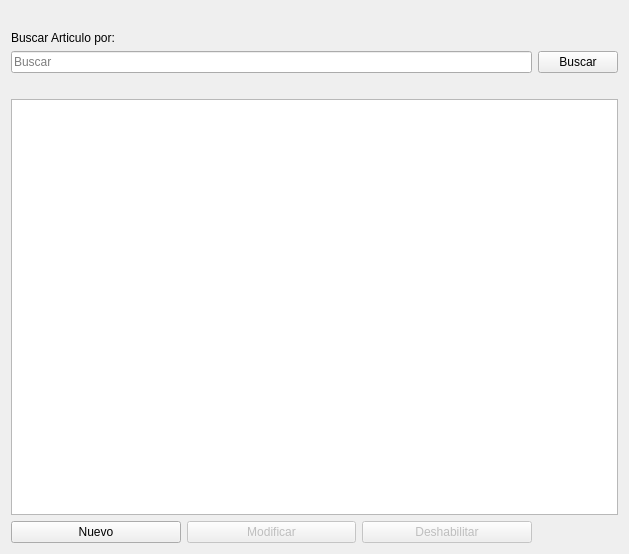
<?xml version="1.0" encoding="UTF-8"?>
<ui version="4.0">
 <class>Form</class>
 <widget class="QWidget" name="Form">
  <property name="geometry">
   <rect>
    <x>0</x>
    <y>0</y>
    <width>629</width>
    <height>554</height>
   </rect>
  </property>
  <property name="windowTitle">
   <string>Operarios</string>
  </property>
  <layout class="QGridLayout" name="gridLayout_3">
   <item row="0" column="0">
    <spacer name="horizontalSpacer_2">
     <property name="orientation">
      <enum>Qt::Horizontal</enum>
     </property>
     <property name="sizeHint" stdset="0">
      <size>
       <width>40</width>
       <height>20</height>
      </size>
     </property>
    </spacer>
   </item>
   <item row="2" column="0">
    <layout class="QGridLayout" name="gridLayout_2">
     <item row="2" column="0" colspan="2">
      <widget class="QTableView" name="tbl_operarios">
       <property name="selectionBehavior">
        <enum>QAbstractItemView::SelectRows</enum>
       </property>
       <attribute name="verticalHeaderVisible">
        <bool>false</bool>
       </attribute>
      </widget>
     </item>
     <item row="0" column="1">
      <widget class="QPushButton" name="btn_buscar">
       <property name="text">
        <string>Buscar</string>
       </property>
      </widget>
     </item>
     <item row="0" column="0">
      <widget class="QLineEdit" name="ln_buscar">
       <property name="placeholderText">
        <string>Buscar</string>
       </property>
      </widget>
     </item>
     <item row="3" column="0">
      <layout class="QGridLayout" name="gridLayout">
       <item row="0" column="1">
        <widget class="QPushButton" name="btn_modificar">
         <property name="enabled">
          <bool>false</bool>
         </property>
         <property name="text">
          <string>Modificar</string>
         </property>
        </widget>
       </item>
       <item row="0" column="0">
        <widget class="QPushButton" name="btn_nuevo">
         <property name="text">
          <string>Nuevo</string>
         </property>
         <property name="shortcut">
          <string>Ctrl+N</string>
         </property>
        </widget>
       </item>
       <item row="0" column="2">
        <widget class="QPushButton" name="btn_deshabilitar">
         <property name="enabled">
          <bool>false</bool>
         </property>
         <property name="text">
          <string>Deshabilitar</string>
         </property>
        </widget>
       </item>
      </layout>
     </item>
     <item row="1" column="0" colspan="2">
      <spacer name="horizontalSpacer">
       <property name="orientation">
        <enum>Qt::Horizontal</enum>
       </property>
       <property name="sizeHint" stdset="0">
        <size>
         <width>40</width>
         <height>20</height>
        </size>
       </property>
      </spacer>
     </item>
    </layout>
   </item>
   <item row="1" column="0">
    <widget class="QLabel" name="label">
     <property name="text">
      <string>Buscar Articulo por:</string>
     </property>
    </widget>
   </item>
  </layout>
 </widget>
 <tabstops>
  <tabstop>ln_buscar</tabstop>
  <tabstop>btn_buscar</tabstop>
  <tabstop>tbl_operarios</tabstop>
  <tabstop>btn_nuevo</tabstop>
  <tabstop>btn_modificar</tabstop>
  <tabstop>btn_deshabilitar</tabstop>
 </tabstops>
 <resources/>
 <connections/>
</ui>
